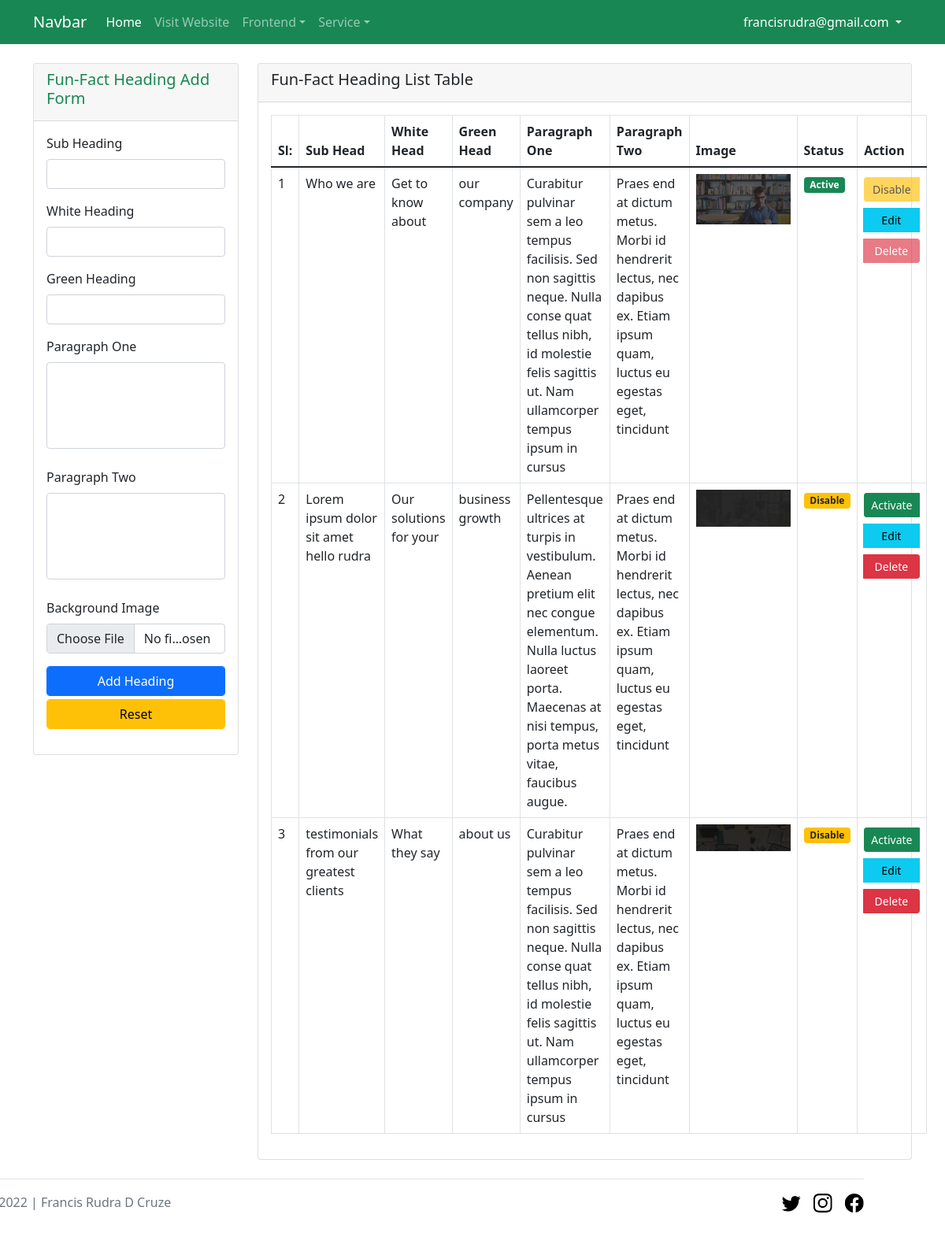
/admin/fun_fact_head.php (signed in), run on the app's committed database.
### tables this page shows
CREATE TABLE `fun_facts` (
  `id` int(11) NOT NULL,
  `sub_head` varchar(100) NOT NULL,
  `white_head` varchar(100) NOT NULL,
  `green_head` varchar(100) NOT NULL,
  `paragraph_one` text NOT NULL,
  `paragraph_two` text NOT NULL,
  `active_status` int(1) NOT NULL DEFAULT 0,
  `image_location` varchar(100) NOT NULL
);

### db.php (called while the page is built)
<?php
function db_connect(){
    $db_host = "localhost";
    $db_user = "root";
    $db_pass = "";
    $db_name = "finance_business";
    return mysqli_connect($db_host, $db_user, $db_pass, $db_name);
}
function get_all($table_name){
    $get_query = "SELECT * FROM $table_name";
    return mysqli_query(db_connect(), $get_query);
}
?>

### admin/fun_fact_head.php (the view, shortened to what this page needs)
<?php
    require_once '../header.php';
    require_once 'navbar.php';
    require_once '../db.php';
?>
<section>
    <div class="container">
        <div class="row">
            <div class="col-lg-3">
                <div class="card mt-4">
                    <div class="card-header">
                        <h5 class="card-title text-success text-capitalize">Fun-Fact Heading Add form</h5>
                    </div>
                    <div class="card-body">
                        <form action="fun_fact_post.php" method="post" enctype="multipart/form-data">
                            <div class="mb-3">
                                <label class="form-label">Sub Heading</label>
                                <input type="text" name="sub_head" class="form-control <?php
                                    if (isset($_SESSION['sub_head_null'])) {
                                        echo $_SESSION['sub_head_null'];
                                        unset($_SESSION['sub_head_null']);
                                    }
                                ?>" value="<?php
                                    if (isset($_SESSION['sub_head_fill'])) {
                                        echo $_SESSION['sub_head_fill'];
                                    }
                                ?>">
                            </div>
                            <div class="mb-3">
                                <label class="form-label">White Heading</label>
                                <input type="text" name="white_head" class="form-control <?php
                                    if (isset($_SESSION['white_head_null'])) {
                                        echo $_SESSION['white_head_null'];
                                        unset($_SESSION['white_head_null']);
                                    }
                                ?>" value="<?php
                                    if (isset($_SESSION['white_head_fill'])) {
                                        echo $_SESSION['white_head_fill'];
                                    }
                                ?>">
                            </div>
                            <div class="mb-3">
                                <label class="form-label">Green Heading</label>
                                <input type="text" name="green_head" class="form-control <?php
                                    if (isset($_SESSION['green_head_null'])) {
                                        echo $_SESSION['green_head_null'];
                                        unset($_SESSION['green_head_null']);
                                    }
                                ?>" value="<?php
                                    if (isset($_SESSION['green_head_fill'])) {
                                        echo $_SESSION['green_head_fill'];
                                    }
                                ?>">
                            </div>
                            <div class="mb-4">
                                <label class="form-label">Paragraph One</label>
                                <textarea name="paragraph_one" style="resize: none;" cols="30" rows="4" class="form-control <?php
                                    if (isset($_SESSION['paragraph_one_null'])) {
                                        echo $_SESSION['paragraph_one_null'];
                                        unset($_SESSION['paragraph_one_null']);
                                    }
                                ?>"><?php
                                ?></textarea>
                            </div>
                            <div class="mb-4">
                                <label class="form-label">Paragraph Two</label>
                                <textarea name="paragraph_two" style="resize: none;" cols="30" rows="4" class="form-control <?php
                                    if (isset($_SESSION['paragraph_two_null'])) {
                                        echo $_SESSION['paragraph_two_null'];
                                        unset($_SESSION['paragraph_two_null']);
                                    }
                                ?>"><?php
                            ?></textarea>
                            </div>
                            <div class="mb-3">
                                <label class="form-label">Background Image</label>
                                <input type="file" name="fun_fact_bg_image" class="form-control <?php
                                    if (isset($_SESSION['fun_fact_bg_image_null'])) {
                                        echo $_SESSION['fun_fact_bg_image_null'];
                                        unset($_SESSION['fun_fact_bg_image_null']);
                                    }
                                    if(isset($_SESSION['fun_fact_bg_image_big'])) {
                                        echo $_SESSION['fun_fact_bg_image_big'];
                                        unset($_SESSION['fun_fact_bg_image_big']);
                                    }
                                    if (isset($_SESSION['fun_fact_bg_image_extension'])) {
                                        echo $_SESSION['fun_fact_bg_image_extension'];
                                        unset($_SESSION['fun_fact_bg_image_extension']);
                                    }
                                ?>">
                            </div>
                            <div class="mb-1">
                                <button class="btn btn-primary form-control" type="submit">Add Heading</button>
                            </div>
                            <div class="mb-3">
                                <button type="reset" class="btn btn-warning form-control">Reset</button>
                            </div>
                        </form>
                    </div>
                </div>
            </div>
            <div class="col-lg-9">
                <div class="card mt-4">
                    <div class="card-header">
                        <h5 class="card-title text-capitalize">Fun-Fact Heading list table</h5>
                    </div>
                    <div class="card-body">
                        <table class="table table-bordered">
                            <thead>
                                <tr>
                                    <th>Sl:</th>
                                    <th>Sub Head</th>
                                    <th>White Head</th>
                                    <th>Green Head</th>
                                    <th>Paragraph One</th>
                                    <th>Paragraph Two</th>
                                    <th>Image</th>
                                    <th>Status</th>
                                    <th>Action</th>
                                </tr>
                            </thead>
                            <tbody>
                                <?php foreach (get_all('fun_facts') as $key => $fun_fact_head) : ?>
                                    <tr>
                                        <td><?= $key + 1 ?></td>
                                        <td><?= $fun_fact_head['sub_head'] ?></td>
                                        <td><?= $fun_fact_head['white_head'] ?></td>
                                        <td><?= $fun_fact_head['green_head'] ?></td>
                                        <td><?= $fun_fact_head['paragraph_one'] ?></td>
                                        <td><?= $fun_fact_head['paragraph_two'] ?></td>
                                        <td>
                                            <img style="width: 120px;" src="../<?= $fun_fact_head['image_location'] ?>" alt="Image Location">
                                        </td>
                                        <td>
                                            <?php if($fun_fact_head['active_status'] == 1): ?>
                                                <span class="badge rounded bg-success">Active</span>
                                            <?php else: ?>
                                                    <span class="badge rounded text-dark bg-warning">Disable</span>
                                            <?php endif ?>
                                        </td>
                                        <td>
                                            <div class="btn-group btn-group-sm d-flex flex-column" role="group" aria-label="Basic mixed styles example">
                                                <?php
                                                    if($fun_fact_head['active_status'] == 1):
                                                ?>
                                                    <a href="" class="btn btn-warning my-1 disabled">Disable</a>
                                                <?php
                                                    else:
                                                ?>
                                                    <a href="fun_fact_status.php?fun_fact_id=<?= $fun_fact_head['id'] ?>&status=1" class="btn btn-success my-1">Activate</a>
                                                <?php endif ?>
                                                <a href="fun_fact_head_edit.php?fun_fact_id=<?= $fun_fact_head['id'] ?>" class="btn btn-info my-1">Edit</a>
                                                <button type="button" value="<?php
                                                    if (!isset($_SESSION['delete_disable'])) {
                                                        echo "fun_fact_status.php?fun_fact_id=" . $fun_fact_head['id'] . "&status=2";
                                                    }?>" class="delete Btn btn btn-danger my-1 <?php
                                                    if (isset($_SESSION['delete_disable'])) {
                                                        echo $_SESSION['delete_disable'];
                                                    }
                                                ?>">Delete</button>
                                            </div>
                                        </td>
                                    </tr>
                                <?php endforeach ?>
                            </tbody>
                        </table>
                    </div>
                </div>
            </div>
        </div>
    </div>
</section>
<?php require_once '../footer.php'; ?>

### data on the page
fun_facts: sub_head "Who we are", white_head "Get to know about", green_head "our company", paragraph_one "Curabitur pulvinar sem a leo tempus facilisis. Sed non sagittis neque. Nulla conse quat tellus nibh, id molestie felis sagittis ut. Nam ullamcorper tempus ipsum in cursus", paragraph_two "Praes end at dictum metus. Morbi id hendrerit lectus, nec dapibus ex. Etiam ipsum quam, luctus eu egestas eget, tincidunt", image_location (picture), active_status "Active"
fun_facts: sub_head "Lorem ipsum dolor sit amet hello rudra", white_head "Our solutions for your", green_head "business growth", paragraph_one "Pellentesque ultrices at turpis in vestibulum. Aenean pretium elit nec congue elementum. Nulla luctus laoreet porta. Maecenas at nisi tempus, porta metus vitae, faucibus augue.", paragraph_two "Praes end at dictum metus. Morbi id hendrerit lectus, nec dapibus ex. Etiam ipsum quam, luctus eu egestas eget, tincidunt", image_location (picture), active_status "Disable"
fun_facts: sub_head "testimonials from our greatest clients", white_head "What they say", green_head "about us", paragraph_one "Curabitur pulvinar sem a leo tempus facilisis. Sed non sagittis neque. Nulla conse quat tellus nibh, id molestie felis sagittis ut. Nam ullamcorper tempus ipsum in cursus", paragraph_two "Praes end at dictum metus. Morbi id hendrerit lectus, nec dapibus ex. Etiam ipsum quam, luctus eu egestas eget, tincidunt", image_location (picture), active_status "Disable"

### other printed values
$_SESSION['email'] "francisrudra@gmail.com"
